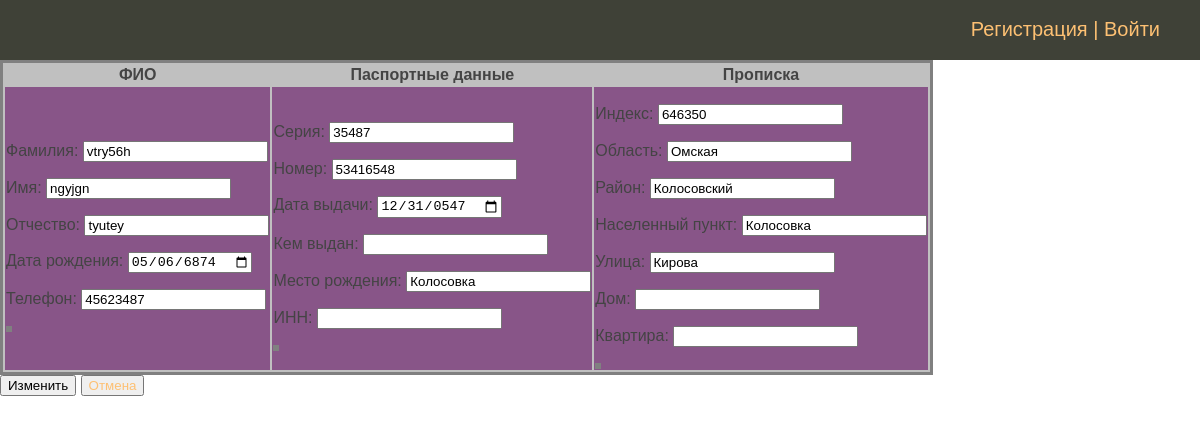
/person/person_mod/12/edit, run on the app's committed database.
### person/models.py (models this page shows, shortened)
class Person(models.Model):
    second_name = models.CharField(max_length=50, verbose_name='Фамилия')
    first_name = models.CharField(max_length=50, verbose_name='Имя')
    patronymic = models.CharField(max_length=50, blank=True, null=True, verbose_name='Отчество')
    date_of_bird = models.DateField(blank=True, null=True, verbose_name='Дата рождения')
    phone_number = models.IntegerField(blank=True, null=True, verbose_name='Телефон')
    residence_address = models.OneToOneField(ResidenceAddress, on_delete=models.CASCADE,
                                             blank=True, null=True, verbose_name='Адрес проживания')
    passport = models.OneToOneField(Passport, on_delete=models.CASCADE,
                                    blank=True, null=True, verbose_name='паспортные данные')
    class Meta:
        ordering = ['id']
        verbose_name = 'ФИО'
        verbose_name_plural = 'ФИО'

class Passport(models.Model):
    series = models.PositiveSmallIntegerField(verbose_name='Серия')
    number = models.PositiveIntegerField(verbose_name='Номер')
    date_of_issue = models.DateField(verbose_name='Дата выдачи')
    issued = models.CharField(max_length=250, blank=True, null=True, verbose_name='Кем выдан')
    address_birth = models.TextField(max_length=500, blank=True, null=True, verbose_name='Место рождения', default='Колосовка')
    inn = models.PositiveIntegerField(blank=True, null=True, verbose_name='ИНН')
    class Meta:
        ordering = ['id']
        verbose_name = 'Паспортные данные'
        verbose_name_plural = 'Паспортные данные'

class ResidenceAddress(models.Model):
    postcode = models.CharField(max_length=6, blank=True, null=True, verbose_name='Индекс', default='646350')
    region = models.CharField(max_length=100, blank=True, null=True, default='Омская', verbose_name='Область')
    district = models.CharField(max_length=50, blank=True, null=True, verbose_name='Район', default='Колосовский')
    locality = models.CharField(max_length=50, blank=True, null=True, verbose_name='Населенный пункт', default='Колосовка')
    street = models.CharField(max_length=50, blank=True, null=True, verbose_name='Улица', default='Кирова')
    house_number = models.PositiveSmallIntegerField(blank=True, null=True, verbose_name='Дом')
    apartment_number = models.PositiveSmallIntegerField(blank=True, null=True, verbose_name='Квартира')
    class Meta:
        ordering = ['id']
        verbose_name = 'Адрес проживания'
        verbose_name_plural = 'Адреса проживания'

### person/views.py (the view, shortened to what this page needs)
# urls.py: path('person_mod/<int:pk>/edit', views.PersonMod.as_view(), name='person_mod'),
class PersonMod(View):
    template_name = 'person/person_mod.html'
    model = Person
    def get(self, request, pk, *args, **kwargs):
        pers = get_object_or_404(Person, pk=pk)
        date_of_bird = str(pers.date_of_bird)
        date_of_issue = str(pers.passport.date_of_issue)
        form_person_mod = AddPerson(initial={'date_of_bird': date_of_bird}, instance=pers)
        form_passport_mod = AddPassport(initial={'date_of_issue': date_of_issue}, instance=pers.passport)
        form_residence_address_mod = AddResidenceAddress(instance=pers.residence_address)
        form = {'form_person_mod': form_person_mod,
                'form_passport_mod': form_passport_mod,
                'form_residence_address_mod': form_residence_address_mod,
                'pk': pk,
                'title': 'Добавить заявителя'}
        return render(request, self.template_name, context=form)

### person/forms.py
class AddPerson(forms.ModelForm):
    name = 'Паспорт'
    class Meta:
        model = Person
        fields = ['second_name', 'first_name', 'patronymic', 'date_of_bird', 'phone_number']
        widgets = {
            'date_of_bird': MyDateInput,
        }

class AddPassport(forms.ModelForm):
    class Meta:
        model = Passport
        fields = ['series', 'number', 'date_of_issue', 'issued', 'address_birth', 'inn']
        widgets = {
            'address_birth': forms.TextInput,
            'date_of_issue': MyDateInput,
        }

### person/templates/person/person_mod.html (shortened to what this page needs)
{% extends 'sobnushdi/base.html' %}
{% block content %}
<form action="{% url 'person_mod' pk=pk %}" method="post">
      <table bgcolor="silver">
        <tr>
            <th>ФИО</th>
            <th>Паспортные данные</th>
            <th>Прописка</th>
        </tr>
    <tr bgcolor="#858">
        <td>
            <table >
                {{ form_person_mod.as_p }}
            </table>
        </td>
        <td>
            <table>
                {{ form_passport_mod.as_p }}
            </table>
        </td>
        <td>
            <table>
                {{ form_residence_address_mod.as_p }}
            </table>
        </td>
    </tr>
    </table>
    <button type="submit">Изменить</button>
    <form action="{% url 'persons_list' %}" method="get">
        <button type="reset"><a href="{% url 'persons_list' %}">Отмена</a></button>
    </form>
</form>
{% endblock %}

### person/static/les/css/styles.css (style rules this page uses)
html, body { font-family: 'Arial'; margin: 0; padding: 0; height: 100%; width: 100%; color: #444; }
a { color: #fdc073; text-decoration: none; border: 1px }
table { border: 3px solid grey; }

### data on the page
Person: second_name "vtry56h", first_name "ngyjgn", patronymic "tyutey", date_of_bird "05/06/6874", phone_number "45623487"
Passport: series "35487", number "53416548", date_of_issue "12/31/0547", address_birth "Колосовка"
ResidenceAddress: postcode "646350", region "Омская", district "Колосовский", locality "Колосовка", street "Кирова"
